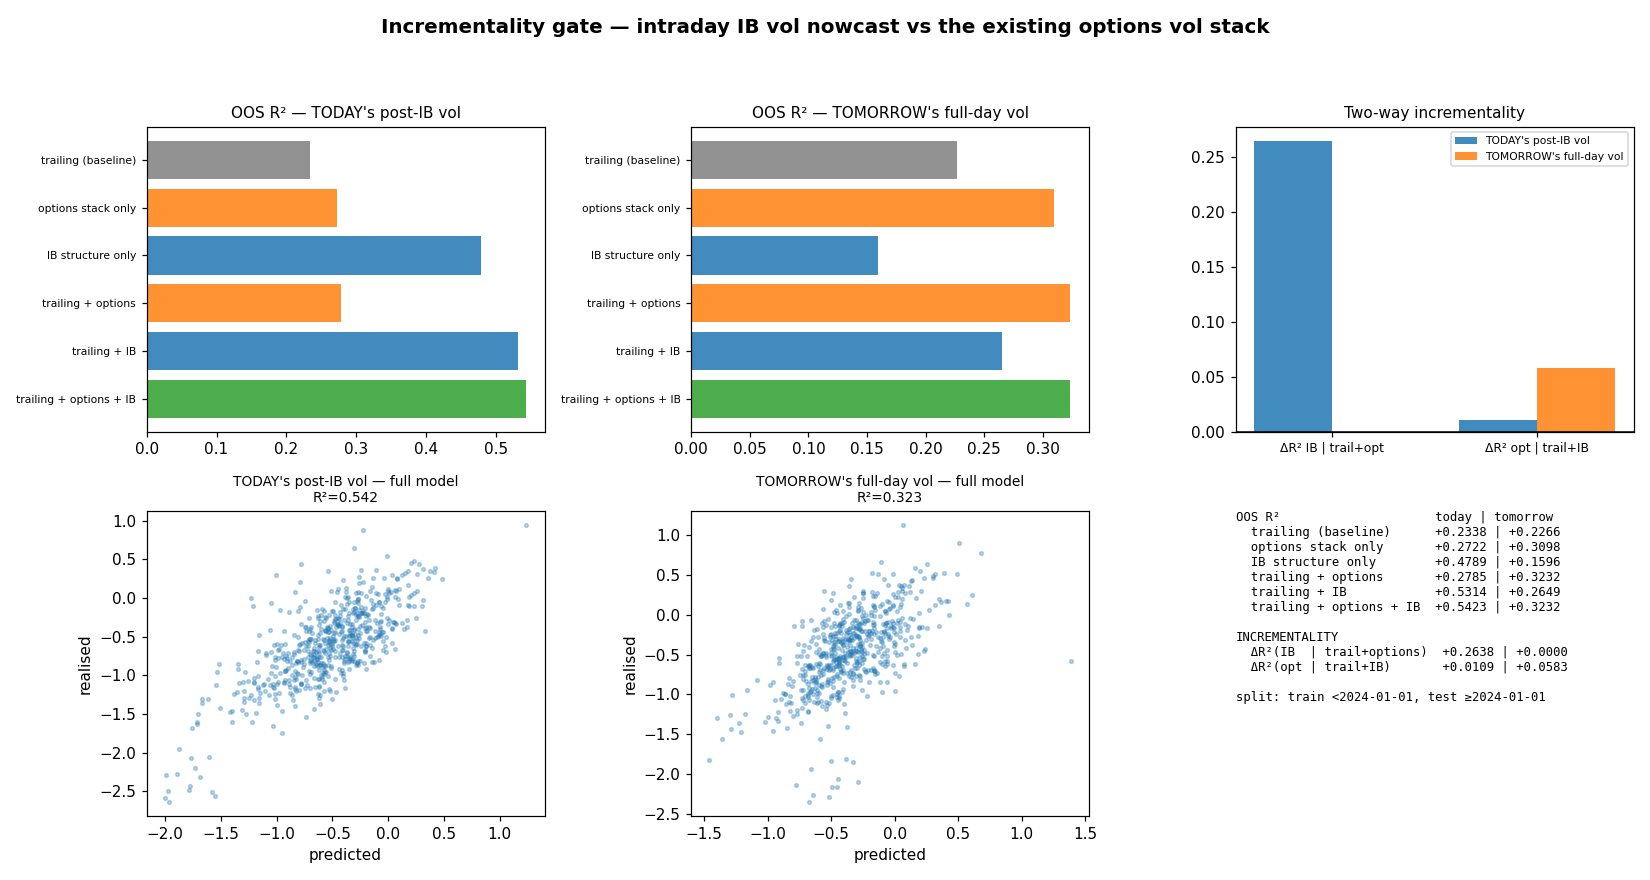

Generate this figure with Python:
"""
vol_incrementality.py — the project's incrementality gate applied to the new result:
  does the intraday IB-structure vol nowcast add anything to the EXISTING options
  vol stack (VRP + GEX + IV + vol-term/credit), or is it redundant?

  This is the same gate that killed MP-for-direction and the 90DTE positioning sleeve:
  a new signal must beat the existing stack OUT-OF-SAMPLE or it is dropped.

TESTED BOTH WAYS AND ON BOTH HOME TURFS
  Target A — TODAY's post-IB realised vol (minutes 60→close).   IB nowcast's home turf.
             Decision at minute 60 of T ⇒ options features lagged to T−1.
  Target B — TOMORROW's full-session realised vol.               Options stack's home turf,
             and what the parked 1DTE engine actually needs.
             Decision at the close of T ⇒ options features at T (they publish T+1 AM),
             IB structure from T.

  For each target:
      ΔR²(IB | trailing+options)  — does the intraday structure ADD to the stack?
      ΔR²(options | trailing+IB)  — does the stack add to the intraday structure?
  Both numbers are needed: only reporting the first would hide redundancy.

SAMPLE
  Options cache is 2021-09→2026-06, so the honest split here is train <2024, test ≥2024
  (the ≤2019 split used elsewhere is impossible — no options data before 2021).

LEAKS CLOSED (same as predict_post_ib_vol.py)
  rv20 includes today's close → rv20.shift(1) for the Target-A normaliser and features;
  the IB `width` feature recomputed lag-safely; targets never normalised by IB range.

USAGE  ./vbt-env/bin/python vol_incrementality.py
"""
import os, importlib.util, logging
import numpy as np
import pandas as pd

from sklearn.preprocessing import StandardScaler
from sklearn.linear_model import Ridge
from sklearn.metrics import r2_score
from scipy import stats
import matplotlib
matplotlib.use('Agg')
import matplotlib.pyplot as plt

ROOT      = os.path.dirname(os.path.abspath(__file__))
CACHE     = os.path.join(ROOT, 'cache')
RTH_START = 14 * 60 + 30
RTH_END   = 21 * 60 + 0
SEED      = 7
SPLIT     = pd.Timestamp('2024-01-01')      # options data starts 2021-09
IBW       = 60

logging.basicConfig(level=logging.INFO, format='%(asctime)s  %(levelname)-7s %(message)s',
                    datefmt='%H:%M:%S')
log = logging.getLogger('incr')
np.random.seed(SEED)

OPT = ['atm_iv_30', 'vrp', 'gex_z', 'vix_term_slope']
TRAIL = ['log_rv20_prev', 'log_vix_prev', 'vix_chg5']


def _load(name, path):
    s = importlib.util.spec_from_file_location(name, path)
    m = importlib.util.module_from_spec(s); s.loader.exec_module(m); return m


def build():
    es = pd.read_parquet(os.path.join(CACHE, 'es_continuous.parquet'))
    es.index = pd.to_datetime(es.index)
    t = es.index.hour * 60 + es.index.minute
    rth = es[(t >= RTH_START) & (t < RTH_END)].copy()
    days = pd.read_parquet(os.path.join(CACHE, 'es_days.parquet')); days.index = pd.to_datetime(days.index)
    ib_m = _load('ib_ae', os.path.join(ROOT, 'ib_type_autoencoder.py'))

    # realised vols
    rth2 = rth.copy(); rth2['date'] = rth2.index.normalize()
    rows = {}
    for date, g in rth2.groupby('date'):
        if len(g) < IBW + 60:
            continue
        post = g.iloc[IBW:]
        lr_p = np.diff(np.log(post['close'].values))
        lr_f = np.diff(np.log(g['close'].values))
        if len(lr_p) < 30:
            continue
        rows[date] = dict(post_rv=float(np.std(lr_p) * np.sqrt(len(lr_p))),
                          full_rv=float(np.std(lr_f) * np.sqrt(len(lr_f))),
                          ib_range_pct=float((g.iloc[:IBW]['high'].max() -
                                              g.iloc[:IBW]['low'].min()) / g['open'].iloc[0]))
    O = pd.DataFrame(rows).T.sort_index()

    rv20_prev = days['rv20'].shift(1)
    dvol_prev = (rv20_prev / np.sqrt(252)).replace(0, np.nan)      # known before day T
    dvol_T    = (days['rv20'] / np.sqrt(252)).replace(0, np.nan)   # known at close of T
    O = O.join(dvol_prev.rename('dvol_prev')).join(dvol_T.rename('dvol_T')).dropna()

    # Target A: today's post-IB vol, normalised by vol known BEFORE today
    O['yA'] = np.log(O['post_rv'] / O['dvol_prev'])
    # Target B: TOMORROW's full-session vol, normalised by vol known at close of T
    O['yB'] = np.log(O['full_rv'].shift(-1) / O['dvol_T'])

    # IB structural descriptor with lag-safe width
    F = ib_m.build_ib_features(rth, days, bins=24)
    F['width'] = O['ib_range_pct'].reindex(F.index) / dvol_prev.reindex(F.index)
    F = F.dropna(subset=ib_m.FEATURES)

    # trailing-vol baseline
    vix = pd.read_parquet(os.path.join(CACHE, 'vix_daily.parquet')); vix.index = pd.to_datetime(vix.index)
    v = vix['vix_close'].reindex(days.index).ffill()
    T = pd.DataFrame(index=days.index)
    T['log_rv20_prev'] = np.log(rv20_prev.replace(0, np.nan))
    T['log_vix_prev']  = np.log(v.shift(1))
    T['vix_chg5']      = v.shift(1) - v.shift(6)

    # options stack (existing)
    P = pd.read_parquet(os.path.join(CACHE, 'bt_features_SPX_SPXW.parquet'))
    P.index = pd.to_datetime(P.index)
    P = P[OPT].reindex(days.index)
    optA = P.shift(1).add_suffix('_A')     # for Target A: decision at minute 60 of T
    optB = P.add_suffix('_B')              # for Target B: decision at close of T

    A = (O[['yA', 'yB']].join(F[ib_m.FEATURES], how='inner')
         .join(T, how='inner').join(optA, how='inner').join(optB, how='inner'))
    A = A.replace([np.inf, -np.inf], np.nan)
    return A, ib_m.FEATURES


def main():
    A, IBFEATS = build()

    results = {}
    for tgt, osuf, label in [('yA', '_A', "TODAY's post-IB vol (IB nowcast home turf)"),
                             ('yB', '_B', "TOMORROW's full-day vol (options stack home turf)")]:
        cols = IBFEATS + TRAIL + [c + osuf for c in OPT] + [tgt]
        D = A[cols].dropna()
        tr = D.index < SPLIT; te = ~tr
        log.info('══ %s ══  n=%d (train %d / test %d, %s→%s)', label, len(D), tr.sum(), te.sum(),
                 D.index.min().date(), D.index.max().date())
        y = D[tgt].values
        sc = lambda c: pd.DataFrame(StandardScaler().fit(D.loc[tr, c]).transform(D[c]),
                                    index=D.index, columns=c)
        OPTC = [c + osuf for c in OPT]
        blocks = {
            'trailing (baseline)':        sc(TRAIL),
            'options stack only':         sc(OPTC),
            'IB structure only':          sc(IBFEATS),
            'trailing + options':         pd.concat([sc(TRAIL), sc(OPTC)], axis=1),
            'trailing + IB':              pd.concat([sc(TRAIL), sc(IBFEATS)], axis=1),
            'trailing + options + IB':    pd.concat([sc(TRAIL), sc(OPTC), sc(IBFEATS)], axis=1),
        }
        res = {}
        for name, X in blocks.items():
            m = Ridge(alpha=10.0).fit(X.values[tr], y[tr])
            p = m.predict(X.values[te])
            res[name] = dict(r2=r2_score(y[te], p),
                             rho=stats.spearmanr(p, y[te]).correlation, pred=p)
            log.info('  [%-26s] OOS R²=%+.4f  ρ=%+.3f', name, res[name]['r2'], res[name]['rho'])
        full = res['trailing + options + IB']['r2']
        res['dIB']  = full - res['trailing + options']['r2']
        res['dOPT'] = full - res['trailing + IB']['r2']
        log.info('  → ΔR²(IB  | trailing+options) = %+.4f   %s', res['dIB'],
                 'IB ADDS' if res['dIB'] > 0.01 else 'redundant')
        log.info('  → ΔR²(opt | trailing+IB)      = %+.4f   %s', res['dOPT'],
                 'options ADD' if res['dOPT'] > 0.01 else 'redundant')
        res['y_te'] = y[te]; res['idx_te'] = D.index[te]
        results[tgt] = res

    # ── figure ──
    fig = plt.figure(figsize=(15, 8))
    fig.suptitle('Incrementality gate — intraday IB vol nowcast vs the existing options vol stack',
                 fontsize=13, weight='bold')
    names = ['trailing (baseline)', 'options stack only', 'IB structure only',
             'trailing + options', 'trailing + IB', 'trailing + options + IB']
    titles = {'yA': "TODAY's post-IB vol", 'yB': "TOMORROW's full-day vol"}

    for i, tgt in enumerate(['yA', 'yB']):
        ax = fig.add_subplot(2, 3, i + 1)
        vals = [results[tgt][n]['r2'] for n in names]
        cols = ['C7', 'C1', 'C0', 'C1', 'C0', 'C2']
        ax.barh(range(len(names)), vals, color=cols, alpha=.85)
        ax.set_yticks(range(len(names))); ax.set_yticklabels(names, fontsize=7)
        ax.axvline(0, color='k', lw=1); ax.invert_yaxis()
        ax.set_title(f'OOS R² — {titles[tgt]}', fontsize=10)

    ax = fig.add_subplot(2, 3, 3)
    w = .38
    for j, tgt in enumerate(['yA', 'yB']):
        ax.bar([0 + (j - .5) * w, 1 + (j - .5) * w],
               [results[tgt]['dIB'], results[tgt]['dOPT']], w,
               label=titles[tgt], alpha=.85)
    ax.axhline(0, color='k', lw=1)
    ax.set_xticks([0, 1]); ax.set_xticklabels(['ΔR² IB | trail+opt', 'ΔR² opt | trail+IB'], fontsize=8)
    ax.set_title('Two-way incrementality', fontsize=10); ax.legend(fontsize=7)

    for i, tgt in enumerate(['yA', 'yB']):
        ax = fig.add_subplot(2, 3, 4 + i)
        p = results[tgt]['trailing + options + IB']['pred']; yv = results[tgt]['y_te']
        ax.scatter(p, yv, s=6, alpha=.3)
        ax.set_title(f'{titles[tgt]} — full model\nR²={results[tgt]["trailing + options + IB"]["r2"]:.3f}',
                     fontsize=9)
        ax.set_xlabel('predicted'); ax.set_ylabel('realised')

    ax = fig.add_subplot(2, 3, 6); ax.axis('off')
    L = ['OOS R²                     today | tomorrow']
    for n in names:
        L.append(f'  {n:<24} {results["yA"][n]["r2"]:+.4f} | {results["yB"][n]["r2"]:+.4f}')
    L += ['', 'INCREMENTALITY',
          f'  ΔR²(IB  | trail+options)  {results["yA"]["dIB"]:+.4f} | {results["yB"]["dIB"]:+.4f}',
          f'  ΔR²(opt | trail+IB)       {results["yA"]["dOPT"]:+.4f} | {results["yB"]["dOPT"]:+.4f}',
          '', f'split: train <{SPLIT.date()}, test ≥{SPLIT.date()}']
    ax.text(0, 1, '\n'.join(L), va='top', ha='left', fontsize=8, family='monospace')

    fig.tight_layout(rect=[0, 0, 1, 0.94])
    out = os.path.join(ROOT, 'vol_incrementality.png')
    fig.savefig(out, dpi=110); log.info('saved figure → %s', out)

    print('\n' + '=' * 78)
    print('INCREMENTALITY GATE — IB vol nowcast vs options vol stack')
    print('=' * 78)
    for tgt, lab in [('yA', "TODAY's post-IB vol"), ('yB', "TOMORROW's full-day vol")]:
        print(f'\n{lab}:')
        for n in names:
            print(f'  {n:<26} R² {results[tgt][n]["r2"]:+.4f}')
        print(f'  ΔR²(IB  | trailing+options) = {results[tgt]["dIB"]:+.4f}')
        print(f'  ΔR²(opt | trailing+IB)      = {results[tgt]["dOPT"]:+.4f}')
    print('=' * 78)


if __name__ == '__main__':
    main()
